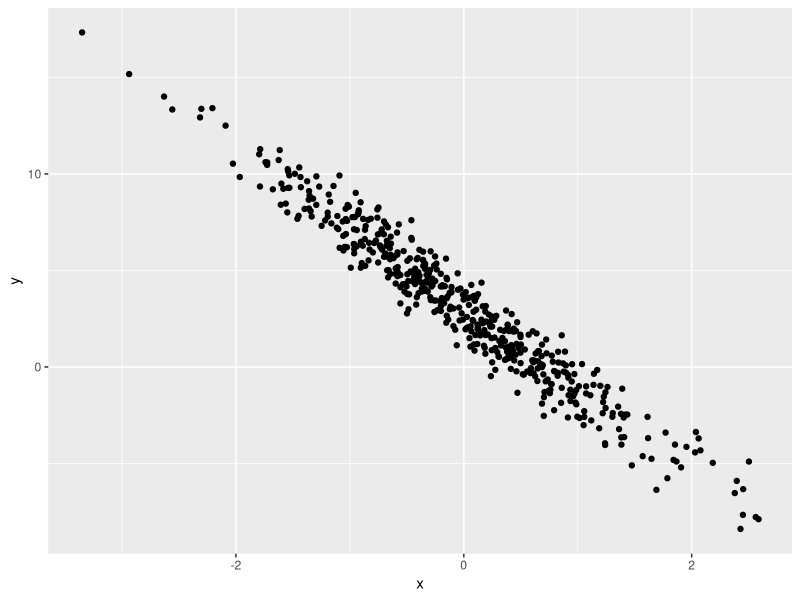

Here is the R script that generated this plot:
## ---- chunk 1
# this is a comment
samp = rnorm(100)
length(samp)
## ---- chunk 2
library(tidyverse)

plot_df <- tibble(
  x = rnorm(500), mean = 2, sd = 4,
  y = 3 - 4.2 * x + rnorm(500)
)

ggplot(plot_df, aes(x = x, y = y)) + geom_point()
